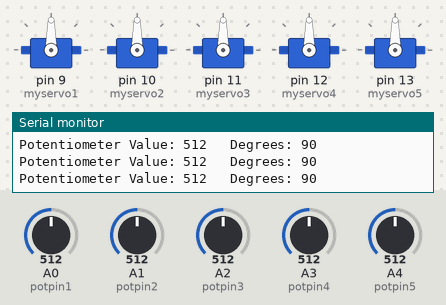
Recording of a sketch running on a simulated Arduino Uno, built with avr-gcc and run on an emulated ATmega328P. On the bench: 5 × servo, the last lines printed to the serial monitor. Inputs (shaded band) come from the test bench; at power-on: A0 (potpin1) = 512, A1 (potpin2) = 512, A2 (potpin3) = 512, A3 (potpin4) = 512, A4 (potpin5) = 512.

Above: at 1.2 s.
1.3 s: A0 (potpin1) set to 716
At 2.0 s:
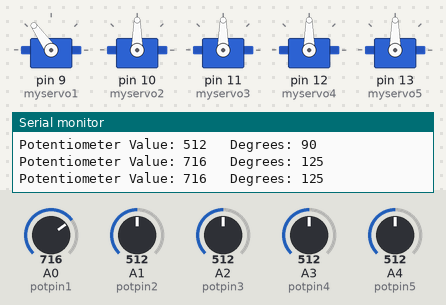
2.9 s: A1 (potpin2) set to 716
At 4.4 s:
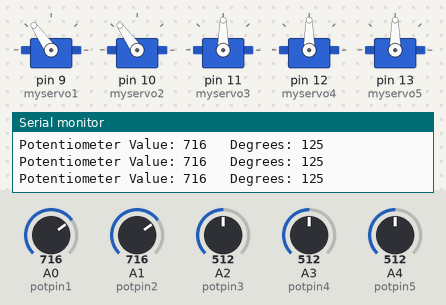
4.7 s: A2 (potpin3) set to 716
At 5.9 s:
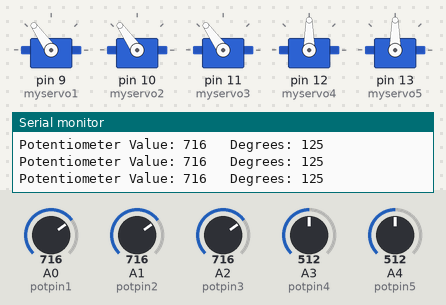
6.2 s: A3 (potpin4) set to 716
At 7.3 s:
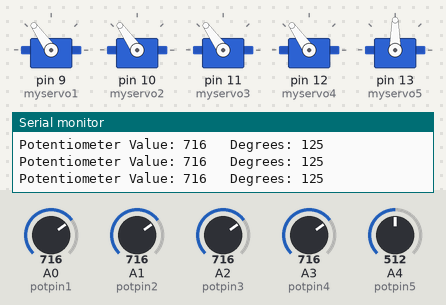
8.0 s: A4 (potpin5) set to 716
At 8.8 s:
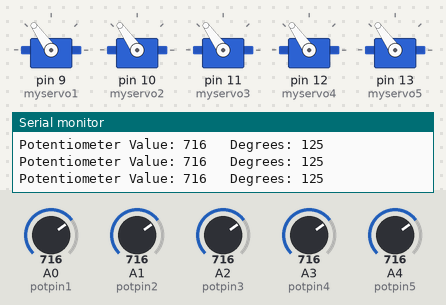
9.5 s: A0 (potpin1) set to 992
At 10.3 s:
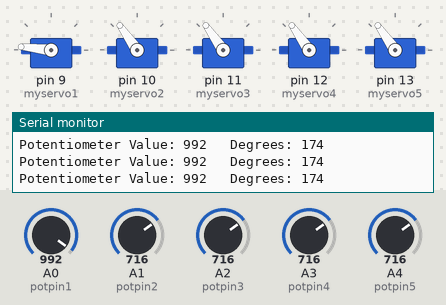
Timing chart, 0 to 12.0 s (numbered marks = the images above; inputs shaded):
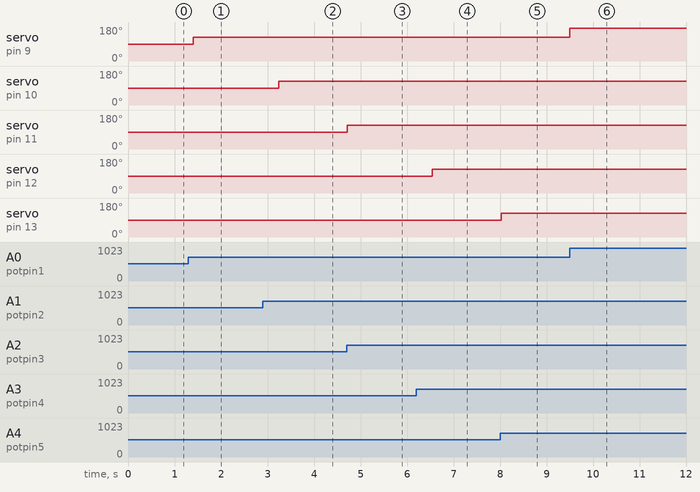

The sketch:

Robotic_arm.ino
```cpp
#include <Servo.h>
int potValue = 0;
Servo myservo1; // Servo
Servo myservo2;
Servo myservo3;
Servo myservo4;
Servo myservo5;

int potpin1 = 0; // pin to connect the potentiometer
int potpin2 = 1;
int potpin3 = 2;
int potpin4 = 3;
int potpin5 = 4;
int val1;  // variable to read the value from the analog pin
int val2;
int val3;
int val4;
int val5;

void setup() {
  myservo1.attach(9);  //servo attaching pins
  myservo2.attach(10);
  myservo3.attach(11);
  myservo4.attach(12);
  myservo5.attach(13);
  Serial.begin(9600);
}

void loop() {   //servo1
  potValue = analogRead(0);
  val1 = analogRead(potpin1);            // reads the value of the potentiometer (value between 0 and 1023)
  val1 = map(val1, 0, 1023, 0, 180);     // scale it to use it with the servo (value between 0 and 180)
  myservo1.write(val1);                  // sets the servo position according to the scaled value
  Serial.print("Potentiometer Value: ");
  Serial.print(potValue);
  Serial.print("   Degrees: ");
  Serial.println(val1);
  delay(70);                           // waits for the servo to get there

//servo2
  val2 = analogRead(potpin2);
  val2 = map(val2, 0, 1023, 0, 180);
  myservo2.write(val2);
  delay(70);

//servo3
  val3 = analogRead(potpin3);
  val3= map(val3, 0, 1023, 0, 180);
  myservo3.write(val3);
  delay(70);

//servo4
  val4 = analogRead(potpin4);
  val4 = map(val4, 0, 1023, 0, 180);
  myservo4.write(val4);
  delay(70);

//servo5
  val5 = analogRead(potpin5);
  val5 = map(val5, 0, 1023, 0, 180);
  myservo5.write(val5);
  delay(70);
}
```

Measured:
- after the input at 1.3 s, servo on pin 9 (myservo1): 90° → 125° after 0.11 s
- after the input at 2.9 s, servo on pin 10 (myservo2): 90° → 125° after 0.34 s
- after the input at 4.7 s, servo on pin 11 (myservo3): 90° → 125° at once
- after the input at 6.2 s, servo on pin 12 (myservo4): 90° → 125° after 0.35 s
- after the input at 8.0 s, servo on pin 13 (myservo5): 90° → 125° at once
- after the input at 9.5 s, servo on pin 9 (myservo1): 125° → 174° at once
